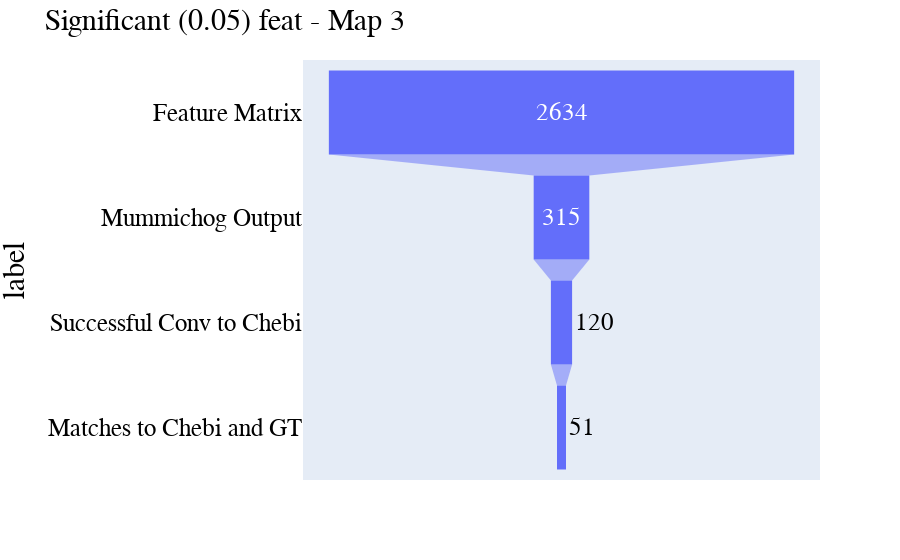

Here is the notebook cell this chart was saved with:
### Code cell
cut_off_p = 0.05
track = "feat" # "feat" or "eid"
map3(
    mummichog_input_pt="/Users/pranathipoojary/Projects/mummichog_proj/untargeted_pa/mummichog/input_data/mummichog_input_ttest_rsd_1.csv",
    mummichog_output_pt="/Users/pranathipoojary/Projects/mummichog_proj/untargeted_pa/mummichog/runs/trans_omic_covid_data.rsd_1_default_p/tables/userInput_to_EmpiricalCompounds.tsv",
    sig_matches_pt=f"/Users/pranathipoojary/Projects/mummichog_proj/untargeted_pa/mummichog/runs/trans_omic_covid_data.rsd_1_default_p/analysis/sig_matches_rsd_1_default_p_chebi_v3_map3_dups_{str(cut_off_p).replace('.', '_')}.csv",
    cut_off_p=cut_off_p,
    funnel_plot=True,
    track=track,
    conv_to_chebi=120,
    title=f"Significant ({str(cut_off_p)}) {track} - Map 3",
    save_path=f"/Users/pranathipoojary/Projects/mummichog_proj/Figures/report/funnel_{str(cut_off_p).replace('.', '_')}_{track}_map3.png"
    )

### Figure 1 — Plotly figure (JSON) as saved in the notebook; plotly's stock layout.template omitted (floating-point values rounded to 4 significant figures)
{"data": [{"hovertemplate": "count=%{x}<br>label=%{y}<extra></extra>", "legendgroup": "", "marker": {"color": "#636efa"}, "name": "", "orientation": "h", "showlegend": false, "type": "funnel", "x": [2634, 315, 120, 51], "xaxis": "x", "y": ["Feature Matrix", "Mummichog Output", "Successful Conv to Chebi", "Matches to Chebi and GT"], "yaxis": "y"}], "layout": {"font": {"color": "black", "family": "Arial, sans-serif", "size": 25}, "legend": {"tracegroupgap": 0}, "margin": {"t": 60}, "title": {"font": {"size": 30}, "text": "Significant (0.05) feat - Map 3"}, "xaxis": {"anchor": "y", "domain": [0, 1], "title": {"text": "count"}}, "yaxis": {"anchor": "x", "domain": [0, 1], "title": {"text": "label"}}}}
